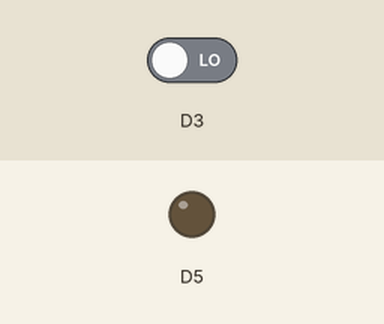
Bench run of a sketch on a simulated ESP8266 (NodeMCU). Parts: output pins drawn as LEDs (lit = HIGH). The inputs (shaded band) are chosen by the test bench; at power-on: D3 LOW. WiFi joins after 1.5 s; servers stay silent unless stated; uploads are accepted with an empty reply; what the sketch prints to the serial monitor is not drawn.

Above: at 2.7 s.
2.8 s: D3 driven HIGH
At 4.1 s:
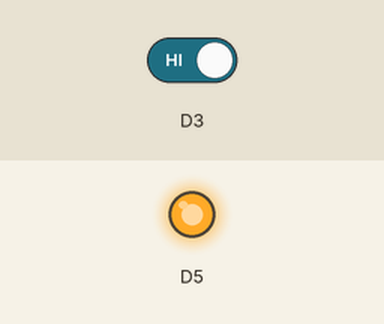
Timing chart, 0 to 5.8 s (numbered marks = the images above; inputs shaded):
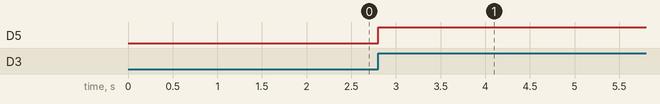

Measured:
- after the input at 2.8 s, D5: LOW → HIGH at once

The sketch:

1.ino
```cpp
#include <ESP8266WiFi.h>
#include <ESP8266HTTPClient.h>
WiFiClient client;
const char* ssid = "Grha Lt. 3E - R.  Sidang Besar";
const char* password = "senjadibataskota";

int state = 0;
int dano = 0;
String dastr = "12.1.1.123.1.12.123456";
String dastatus = "on";

void setup() {
  pinMode(D3, INPUT);
  pinMode(D5, OUTPUT);
  Serial.begin(115200);
  WiFi.begin(ssid, password);
  while (WiFi.status() != WL_CONNECTED)
  {
    delay(500);
    Serial.print(".");
  }
  Serial.println("Wi-Fi connected");
}

void loop(){
  state = digitalRead(D3);
  if(state == 1) {
    digitalWrite(D5, HIGH);
    delay(1000);
    dano++;
    Serial.println(dano);
    uploadData(dano, dastr, dastatus);
    delay(1000);
    digitalWrite(D5, LOW);
  }
  else {
    digitalWrite(D5, LOW);
  }
 }

 void uploadData(int dano, String dastr, String dastatus){
  if(WiFi.status()== WL_CONNECTED){
    Serial.println("Masuk");
    HTTPClient http;
//    http.begin("http://platform.antares.id:8443/~/antares-cse/antares-id/dokoda/dokoda");
//    http.addHeader("X-M2M-Origin", "d9e77b1c1d3ab3dd:3851cc16aaf01fa8");
//    http.addHeader("Content-Type", "application/json; ty=4");
//    http.addHeader("Accept", "application/json");

    http.begin("http://platform.antares.id:8443/~/antares-cse/antares-id/dokoda/dokoda");
    http.addHeader("Content-Type", "application/json; ty=4");

    String body = "{\"dano\": " + String(dano) + ", \"dastr\": " + String(dastr) + ", \"dastatus\": " + String(dastatus) + "}";

    int httpCode = http.POST(body);
    //int httpCode = http.GET();
    String payload = http.getString();

    Serial.println(httpCode);
    Serial.println(payload);
    Serial.println(body);

    http.end();
  }else{
    Serial.println("Error in WiFi connection");
  }
delay(3000);
}
```
